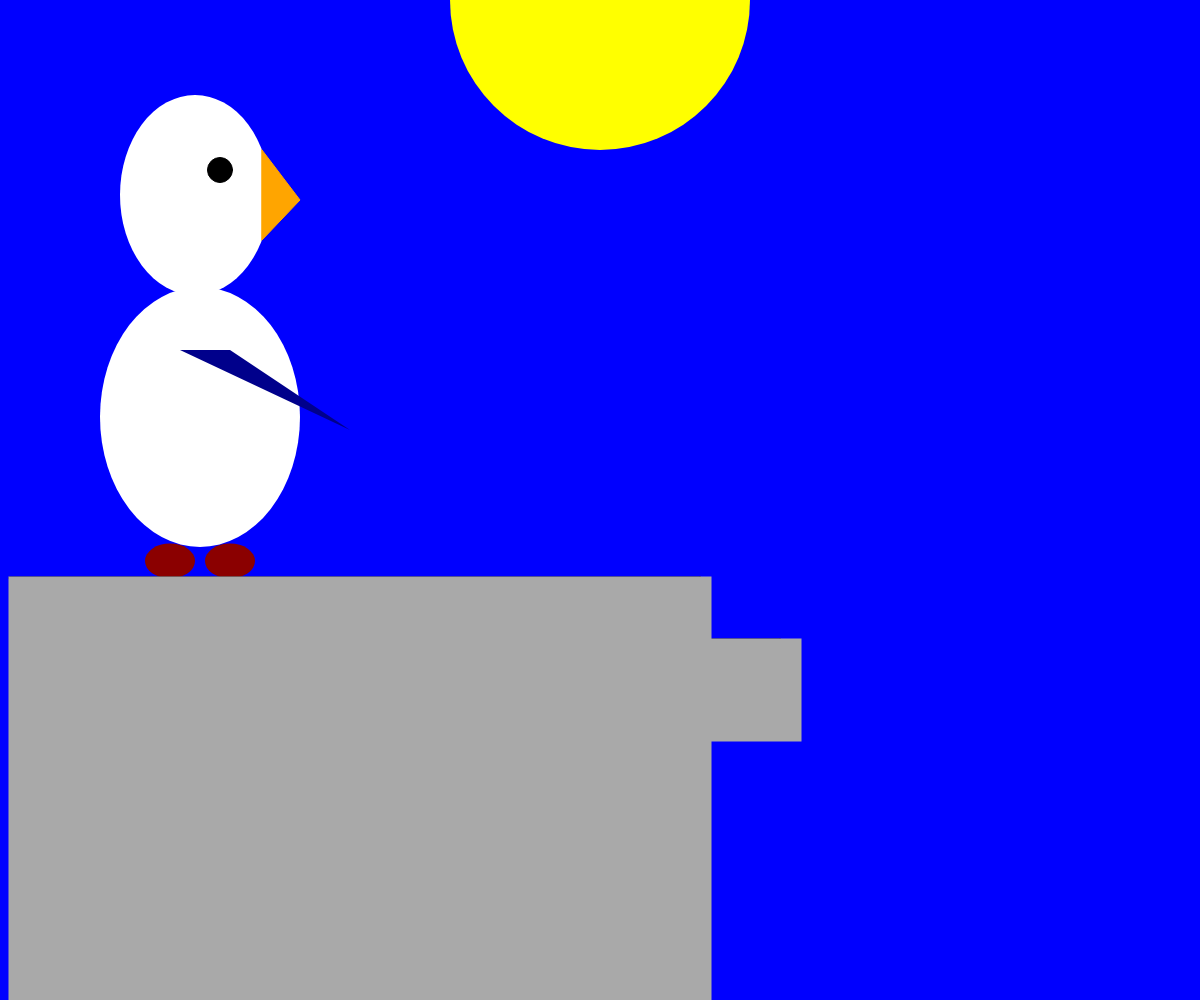
Frame 1 (no input)
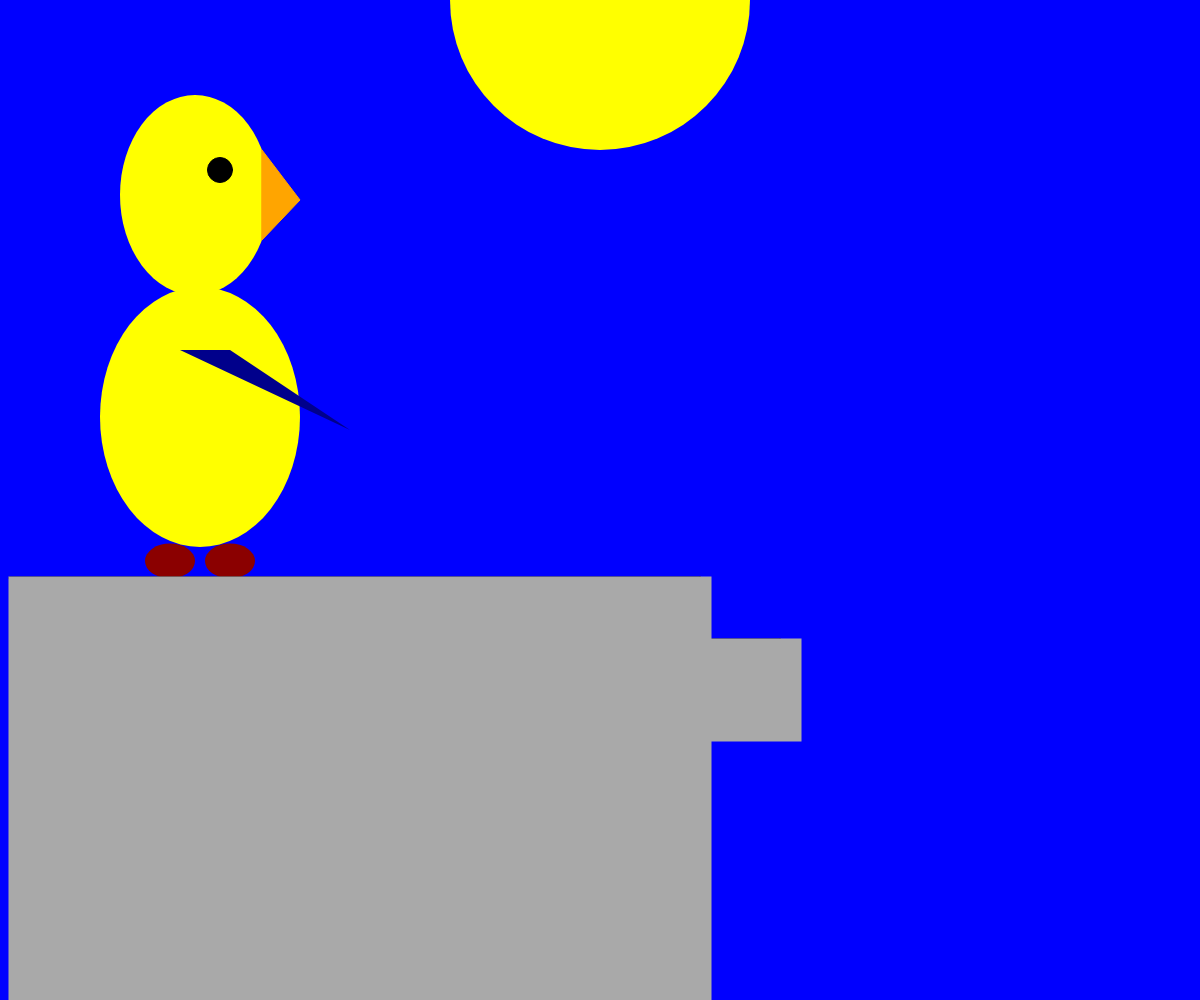
Frame 60 (no input)
Frame 120 (the mouse pressed at the canvas centre since frame 60): identical to frame 60, image omitted

The p5.js sketch that drew these frames (run headless with seeded random() and noise() and a simulated clock; from frame 60 on, the mouse is pressed at the canvas centre):

// p5.js sketch
// ── sketch.js
//Your Drawing

function setup(){
  createCanvas(windowWidth,windowHeight);
}

function draw(){
  background("blue");

//head
  strokeWeight(0);
  ellipse(195,195,150,200);
//body
  ellipse(200,417,200,260);
//nose
  fill("orange");
  stroke("orange");
  strokeWeight(1);
  triangle(262,240,300,200,262,150);
//eye
  fill("black");
  stroke("black");
  ellipse(220,170,25,25);
//left/right,up/down,size//
//wing
  fill("darkblue");
  stroke("darkblue");
  strokeWeight(0);
  triangle(230,350,350,430,180,350);
//top right: left/right, up/down // bottom point // left point
//feet
  fill("darkred");
  ellipse(230,561,50,35);
  ellipse(170,561,50,35);
//horizon
  stroke("black");
  strokeWeight(3);
  line(700,578,10,578);
  line(700,578,700,640);
  line(700,640,780,640);
  line(780,640,780,700);
  stroke("darkgray");
  fill("darkgray");
  rect(10,578,700,700);
  rect(700,640,100,100);
//sun
  stroke("yellow");
  fill("yellow");
  strokeWeight(0);
  arc(600,0,300,300,0, PI+QUARTER_PI, CHORD);

}
